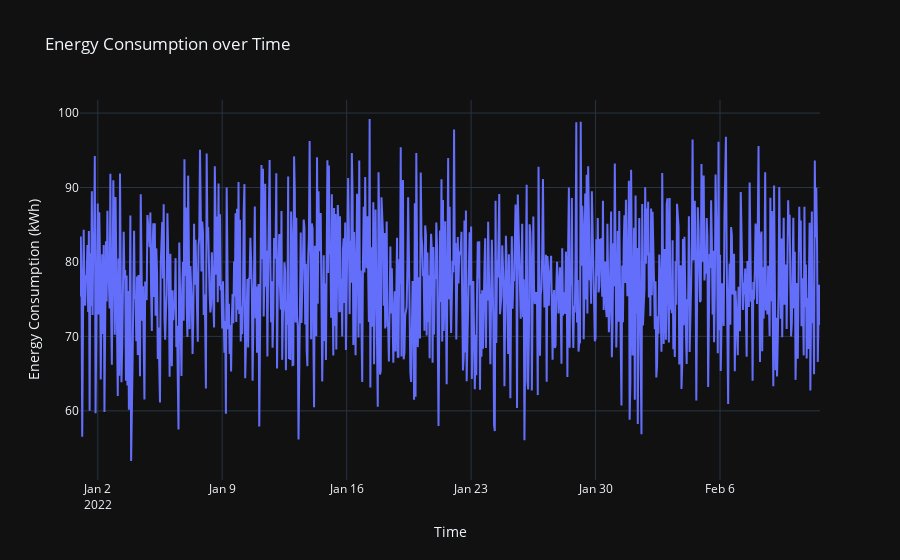

Notebook code for this chart:
### Code cell
fig = go.Figure()

fig.add_trace(
    go.Scatter(
        x = energy_data.index,
        y = energy_data.EnergyConsumption
    )
)

fig.update_layout(
    title = "Energy Consumption over Time",
    xaxis_title = "Time",
    yaxis_title = "Energy Consumption (kWh)",
    template = "plotly_dark"
)

### Figure 1 — Plotly figure (JSON) as saved in the notebook; plotly's stock layout.template omitted (floating-point values rounded to 4 significant figures; data arrays with more than 128 entries replaced by an {"elided": "..."} marker saying what was removed)
{"data": [{"type": "scatter", "x": {"elided": "1000 str values"}, "y": {"elided": "1000 float values"}}], "layout": {"title": {"text": "Energy Consumption over Time"}, "xaxis": {"title": {"text": "Time"}}, "yaxis": {"title": {"text": "Energy Consumption (kWh)"}}}}
